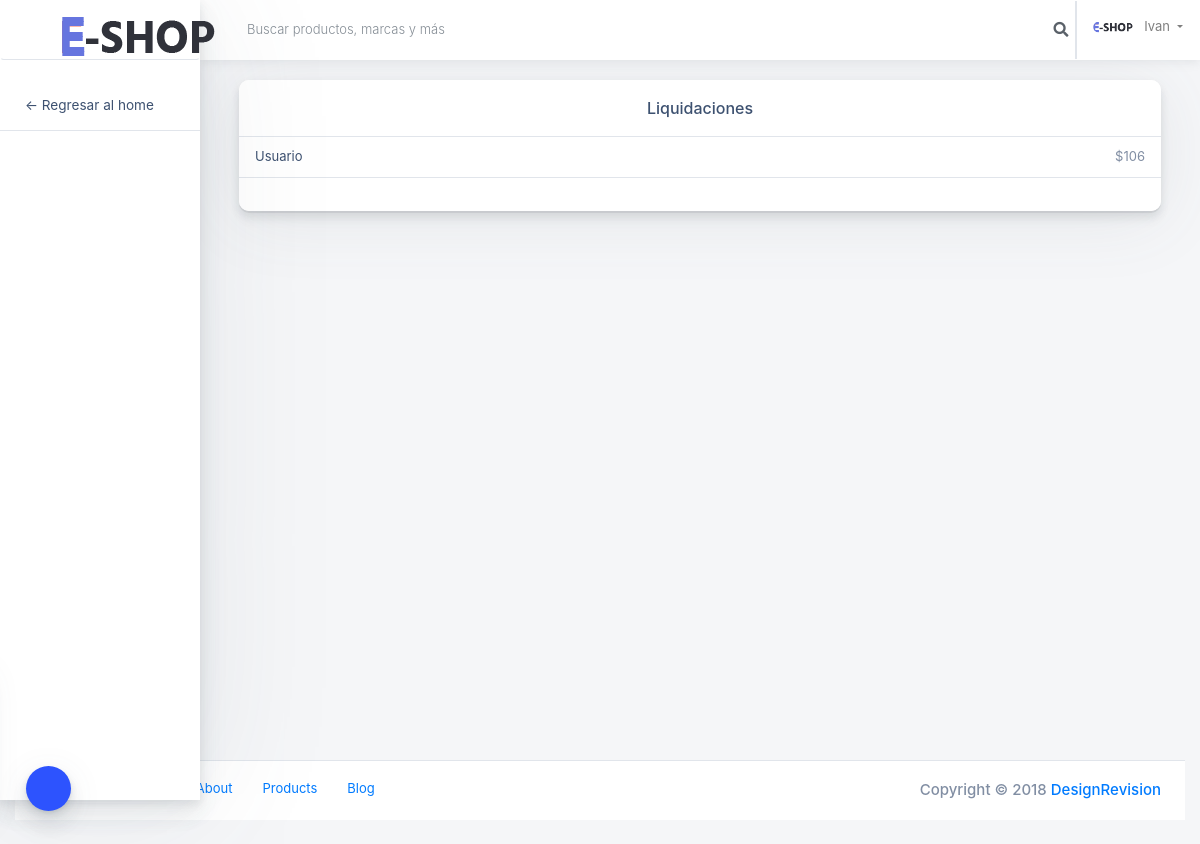
The page /Views/Administrador/HTML/Liquidaciones.php (signed in) on the database as committed earlier.
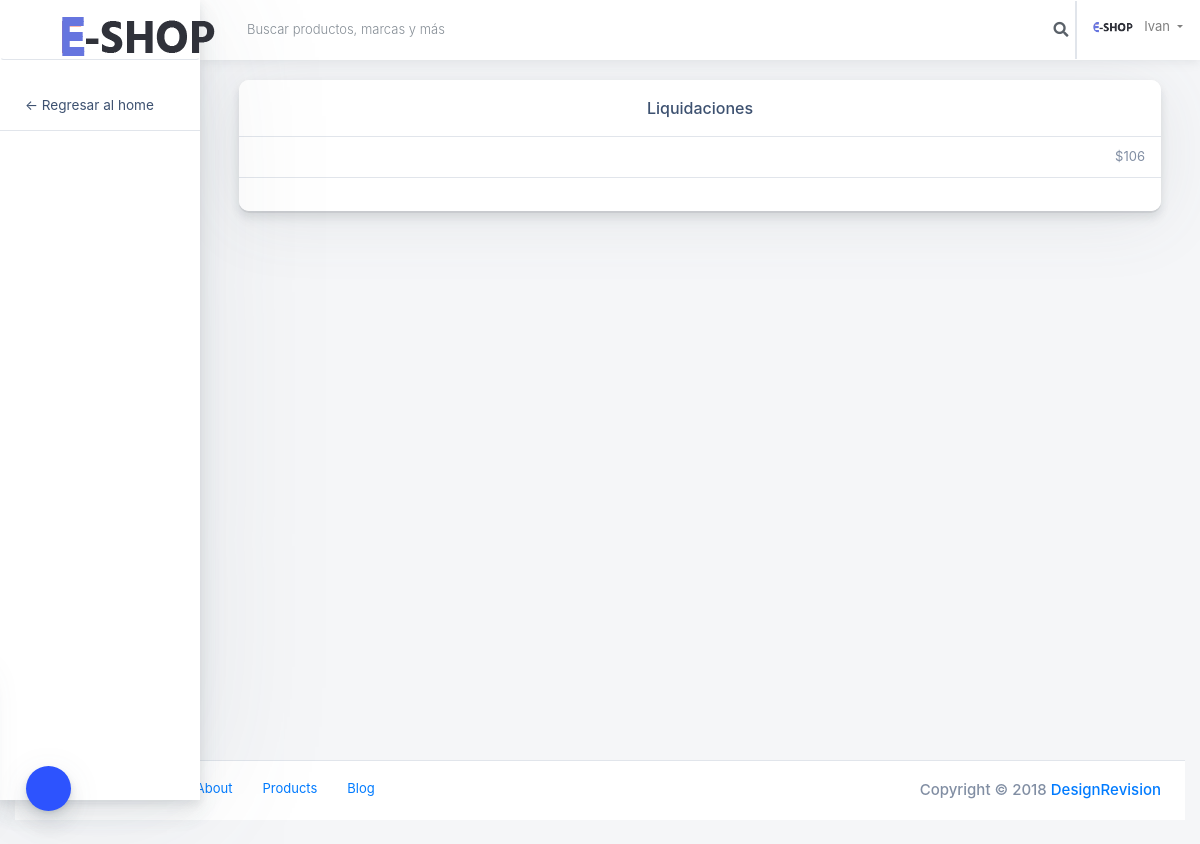
The same page on the database as committed later.
### tables this page shows
CREATE TABLE `transaccion` (
  `id` int(11) NOT NULL,
  `idPorcentaje` int(11) NOT NULL,
  `idUsuario` int(11) NOT NULL,
  `total` double NOT NULL
);

CREATE TABLE `usuario` (
  `id` int(11) NOT NULL,
  `email` varchar(200) NOT NULL,
  `password` varchar(200) NOT NULL,
  `nombre` varchar(200) NOT NULL,
  `estado` varchar(200) NOT NULL,
  `pais` int(11) NOT NULL,
  `latitud` varchar(200) DEFAULT NULL,
  `longitud` varchar(200) DEFAULT NULL,
  `rol` varchar(200) NOT NULL,
  `idTipoUser` int(11) NOT NULL
);

### Views/conexionBD/conexion.php (called while the page is built, shortened)
<?php
class Conexion{
	 private $msq="";
	public function __construct()
	 {
		 $archivoConfig = "config.ini";
		 $confi = parse_ini_file($archivoConfig, true);
		 $this->host = $confi["bd"]["host"];
		 $this->usuario = $confi["bd"]["usuario"];
		 $this->clave=$confi["bd"]["clave"];
		 $this->bd = $confi["bd"]["bd"];
		$this->msq = new mysqli($this->host, $this->usuario, $this->clave, $this->bd);
	 }
	 public function realizarConsulta($consulta){
 if(!$resultado = $this->msq->query($consulta) )
 {
	 echo "Ha ocurrido un error al ejecutar la consulta   ";
 }else{
	 return $resultado;
	   }
 }
}
?>

### Views/Administrador/HTML/MontosInvolucrados.php (called while the page is built, shortened)
<?php
$ConsultaGeneral = "SELECT *
					FROM transaccion as trans
					inner join usuario as user on trans.idUsuario = user.id";
$ConsultaTodosLosUsuario = $conexion->realizarConsulta($ConsultaGeneral);
?>

### Views/Administrador/HTML/Liquidaciones.php (the view, shortened to what the changed rows need)
<?php
include_once ("../../conexionBD/conexion.php");
$conexion = new Conexion();
require_once ("MontosInvolucrados.php");
?>
<!doctype html>
<html class="no-js h-100" lang="en">
  <head>
    <link href="https://use.fontawesome.com/releases/v5.0.6/css/all.css" rel="stylesheet">
	<link rel="stylesheet" href="https://maxcdn.bootstrapcdn.com/bootstrap/3.3.7/css/bootstrap.min.css">
    <link rel="stylesheet" href="https://stackpath.bootstrapcdn.com/bootstrap/4.1.3/css/bootstrap.min.css">
    <link rel="stylesheet" id="main-stylesheet" data-version="1.1.0" href="styles/shards-dashboards.1.1.0.min.css">
    <link rel="stylesheet" href="styles/extras.1.1.0.min.css">
  </head>
  <body class="h-100">
    <div class="container-fluid" >
      <div class="row">
        <main class="main-content col-lg-10 col-md-9 col-sm-12 p-0 offset-lg-2 offset-md-3">
		  <div class="main-content-container container-fluid px-4">
              <div class="col-lg-12 col-md-12 col-sm-12 mb-4">
                <div class="card card-small">
                  <div class="card-body p-0">
                    <ul class="list-group list-group-small list-group-flush">
 <?php  while($f=mysqli_fetch_array($ConsultaTodosLosUsuario))
{
	?>
					  <li class="list-group-item d-flex px-3">
						<span class="text-semibold text-fiord-blue"><?php echo $f['Nombre']; ?></span>
                        <span class="ml-auto text-right text-semibold text-reagent-gray"><?php echo "$".number_format($f['total'],0,'.','.');?></span>
                      </li>
					  <?php
}
?>
                    </ul>
                  </div>
                </div>
              </div>
            </div>
          </div>
      </div>
  </body>
</html>

Rows that differ between the two databases and show on the page:
changed through a linked row, transaccion: idUsuario.Nombre "Usuario" → (not shown)
